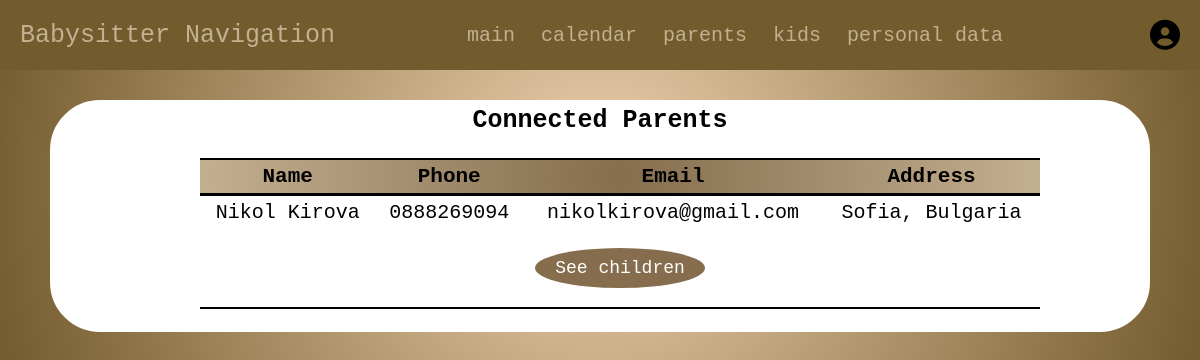
/php/babysitter/parents.php (signed in), run on the app's committed database.
### tables this page shows
CREATE TABLE `users` (
  `id` varchar(50) NOT NULL,
  `fullname` varchar(255) NOT NULL,
  `address` text NOT NULL,
  `phone` varchar(20) NOT NULL,
  `name` varchar(255) NOT NULL,
  `email` varchar(255) NOT NULL,
  `password` varchar(255) NOT NULL,
  `user_type` enum('parent','babysitter') NOT NULL,
  `created_at` timestamp NOT NULL DEFAULT current_timestamp()
);

### php/babysitter/parents.php (the view, shortened to what this page needs)
<?php
include '../common/config.php';
$user_id = $_SESSION['babysitter_id'];
?>
<!DOCTYPE html>
<html lang="en">
<head>
    <link rel="stylesheet" href="https://cdnjs.cloudflare.com/ajax/libs/font-awesome/6.0.0/css/all.min.css">
    <link rel="stylesheet" href="../../css/style.css">
</head>
<body>
<?php include 'babysitter_header.php'; ?>
<section class="babysitters">
    <div class="content">
        <div class="menu-element">
            <h3>Connected Parents</h3>
            <div class="suggested_babysitters">
                <table class="data-table">
                    <thead>
                        <tr>
                            <th>Name</th>
                            <th>Phone</th>
                            <th>Email</th>
                            <th>Address</th>
                        </tr>
                    </thead>
                    <?php
                    $select_connections = mysqli_query($conn, "SELECT * FROM `children` WHERE babysitterId = '$user_id'") or die('query failed');
                    $parentIds = array();
                    while ($fetch_connections = mysqli_fetch_assoc($select_connections)) {
                        array_push($parentIds, $fetch_connections['parentId']);
                    }
                    $clients = array_unique($parentIds);
                    foreach ($clients as $parentId) {
                        $select_parents = mysqli_query($conn, "SELECT * FROM `users` WHERE id = '$parentId'") or die('query failed');
                        if (mysqli_num_rows($select_parents) > 0) {
                            while ($fetch_parents = mysqli_fetch_assoc($select_parents)) {
                                ?>
                                <tbody>
                                    <tr class="suggested-babysitter">
                                        <td>
                                            <?php echo $fetch_parents['fullname']; ?>
                                        </td>
                                        <td>
                                            <?php echo $fetch_parents['phone']; ?>
                                        </td>
                                        <td>
                                            <?php echo $fetch_parents['email']; ?>
                                        </td>
                                        <td>
                                            <?php echo $fetch_parents['address']; ?>
                                        </td>
                                    </tr>
                                    <tr class="suggested-babysitter-selec">
                                        <td colspan="4">
                                            <form action="" method="post">
                                                <input type="submit" name="select_parent" value="See children"
                                                    class="option-btn">
                                            </form>
                                        </td>
                                    </tr>
                                </tbody>
                        </div>
                        <?php
                            }
                        } else {
                            echo '<p>There are no connected parents yet!</p>';
                        }
                    }
                    ?>
        </div>
    </div>
</section>
</body>
</html>

### css/style.css (style rules this page uses)
* { font-family: 'Century Gothic', monospace; margin: 0; padding: 0; box-sizing: border-box; outline: none; border: none; text-decoration: none; }
html { background: radial-gradient(circle, rgb(238 209 174) 0%, rgb(114 91 44) 100%); font-size: 62.5%; }
section { padding: 3rem 2rem; }
.btn, .option-btn, .logout-btn { display: inline-block; margin: 1.4rem; padding: 1rem 2rem; cursor: pointer; color: white; font-size: 1.8rem; border-radius: 50%; }
.option-btn { background-color: #856d4d; }
.home, .children, .babysitters { position: relative; display: flex; align-items: center; justify-content: center; }
.children .content h3, .babysitters .content h3 { margin: 0.3rem; font-size: 2.5rem; color: black; }
.babysitters .content { position: relative; text-align: center; grid-template-rows: flex; flex-direction: column; align-items: center; justify-content: center; }
.babysitters .content .menu-element { position: relative; width: 110rem; display: flex; flex-direction: column; align-items: center; justify-content: center; border: #ffffff; border-style: solid; border-radius: 5rem; background-color: white; z-index: 0; }
table.data-table { min-width: 800px; font-size: 2rem; margin: 2rem; border: 2px solid #000000; border-left: 0; border-right: 0; width: 100%; text-align: center; border-collapse: collapse; }
table.data-table td, table.data-table th { border: 1px solid #000000; border-left: 0; border-right: 0; padding: 5px 4px; }
table.data-table thead { background-color: #ffd5af; background: rgb(226, 178, 136); background: radial-gradient(circle, #856d4d 0%, #c3b091 100%); border-bottom: 3px solid #000000; }
table.data-table thead th { font-size: 2.1rem; font-weight: bold; color: #000000; text-align: center; }
tr.suggested-babysitter td { border-bottom: 0; }
tr.suggested-babysitter-selec td { border-top: 0; }

### data on the page
users: fullname "Nikol Kirova", phone "0888269094", email "nikolkirova@gmail.com", address "Sofia, Bulgaria"
